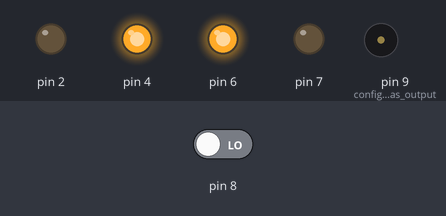
This sketch was run on a simulated Arduino Uno, built with avr-gcc and run on an emulated ATmega328P. On the bench: output pins drawn as LEDs (lit = HIGH), buzzer (waves = sounding). Inputs (shaded band) come from the test bench; at power-on: pin 8 LOW. Pins used as bus, display or sensor lines are not drawn.

Above: at 1.2 s.
1.3 s: pin 8 driven HIGH
At 4.3 s:
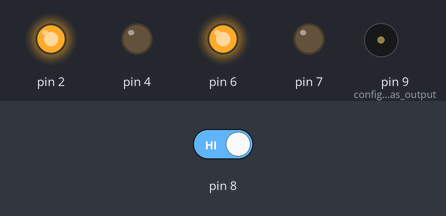
At 6.5 s:
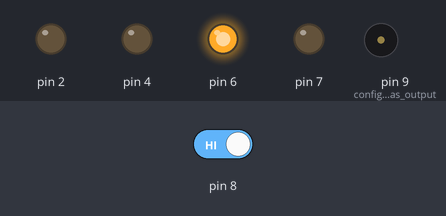
Timing chart, 0 to 19.0 s (numbered marks = the images above; inputs shaded):
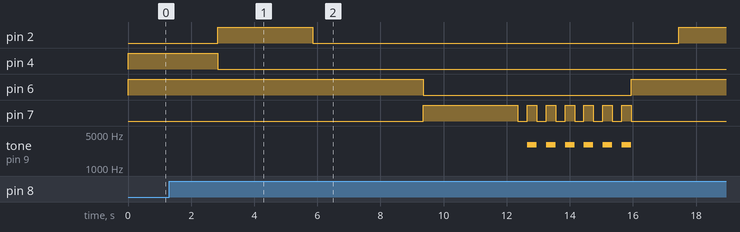

Measured:
- after the input at 1.3 s, pin 2: LOW → HIGH after 1.6 s, → LOW 3.0 s later, → HIGH 11.6 s later; pin 4: HIGH → LOW after 1.6 s

The sketch:

sketch_nov16a.ino
```cpp
boolean buttonOn = false;

void setup() {
    // put your setup code here, to run once:
    Serial.begin(9600);
    pinMode(9, OUTPUT); // configure piezo as output
    pinMode(8, INPUT);
    pinMode(7, OUTPUT);
    pinMode(6, OUTPUT);
    pinMode(4, OUTPUT);
    pinMode(2, OUTPUT);
    pinMode(1, OUTPUT);
    digitalWrite(4, HIGH);
    digitalWrite(6, HIGH);
}

void loop() {
    if (digitalRead(8) == HIGH){
        delay(50); // software debounce
        if (digitalRead(8) == HIGH) {
            // if the switch is HIGH, ie. pushed down - change the lights!
            delay(1500);
            changeToRed();
            delay(1500);
            pedestrian();
            changeToGreen();
        }
    }
}

void changeToRed(){
    // green off, yellow on for 3 seconds
    digitalWrite(4, LOW);
    digitalWrite(2, HIGH);
    delay(3000);

    // turn off yellow, then turn red on for 5 seconds
    digitalWrite(2, LOW);
    digitalWrite(1, HIGH);
    delay(2000);
}

void changeToGreen(){
    // red and yellow on for 2 seconds (red is already on though)
    digitalWrite(2, HIGH);
    delay(2000);

    // turn off red and yellow, then turn on green
    digitalWrite(2, LOW);
    digitalWrite(1, LOW);
    digitalWrite(4, HIGH);
    delay(3000);
}

void pedestrian(){
  int teller = 0;
    digitalWrite(6, LOW);
    digitalWrite(7, HIGH);
    delay(3000);
    while (teller<6){
    digitalWrite(7, LOW);
    delay(300);
    digitalWrite(7, HIGH);
    tone(9, 3000);
    delay(300);
    noTone(9);
    teller++;
    }
    digitalWrite(6, HIGH);
    digitalWrite(7, LOW);
    delay(1500);
}
```
